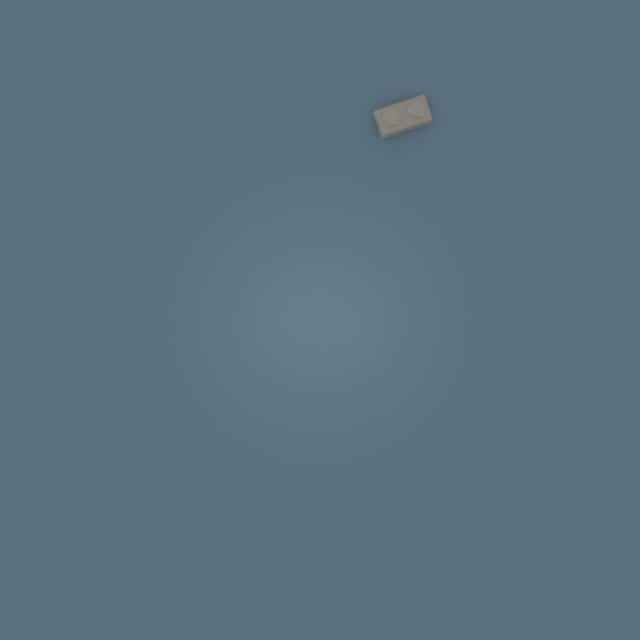
#> input picture 2camaras_random_pieza_unica/data/300/sample300_001_3023_13_p1_cenital.png, 640 x 640 px
$ python -i generate_segmentation_report.py   (imports and definitions only)
#> lines starting #> are read from the running program, lines starting #| are printed output that depends on the picture
#> further down, picture is the input picture: shape (640, 640, 3); mean B, G, R 127.2, 114.6, 91.8
# -*- coding: utf-8 -*-
"""generate_segmentation_report.py
====================================
Genera un report HTML de diagnóstico de segmentación para piezas específicas.
Muestra: bounding box original, máscara segmentada, y superficie interior en píxeles.

Uso:
    ../.venv/bin/python scripts/generate_segmentation_report.py
"""
import os, sys, json, base64
import numpy as np
import cv2
from PIL import Image
from io import BytesIO
from datetime import datetime

project_root = os.path.dirname(os.path.dirname(os.path.abspath(__file__)))
legovic_root = os.path.dirname(project_root)
sys.path.insert(0, legovic_root)
sys.path.insert(0, project_root)

from ultralytics import YOLO


# ── Utilidades ──
# [14 lines left out: functions img_to_base64, np_to_base64, not called in this run]


# ── Estrategias de Segmentación ──

def segment_color_distance(img_rgb: np.ndarray) -> np.ndarray:
    """Estrategia 1: Distancia euclidiana al color del fondo azul petróleo."""
    bg_color = np.array([37.0, 65.0, 84.0], dtype=np.float32)
    dist = np.linalg.norm(img_rgb.astype(np.float32) - bg_color, axis=2)
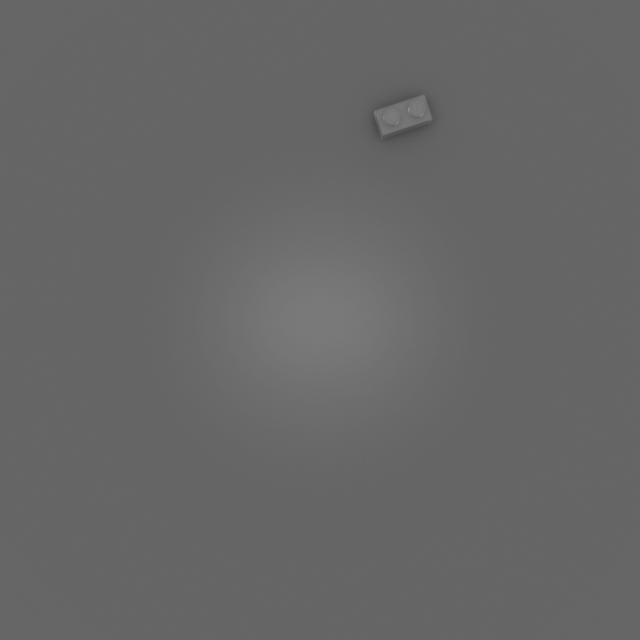
#> dist: shape (640, 640) float32; min 74.75, max 143.7, mean 103.3
    mask = (dist > 18.0).astype(np.uint8) * 255
#> mask: shape (640, 640); every value is 255
#> in segment_combined, `m1 = (segment_color_distance(img_rgb) > 0).astype(np.uint8)`: m1: shape (640, 640); every value is 1
    kernel = cv2.getStructuringElement(cv2.MORPH_ELLIPSE, (3, 3))
    mask = cv2.morphologyEx(mask, cv2.MORPH_CLOSE, kernel, iterations=2)
    mask = cv2.morphologyEx(mask, cv2.MORPH_OPEN, kernel, iterations=1)
    return mask


def segment_hsv_background(img_rgb: np.ndarray) -> np.ndarray:
    """Estrategia 2: Exclusión del fondo por rango HSV (el fondo tiene Hue cromático ~100-110)."""
    img_hsv = cv2.cvtColor(img_rgb, cv2.COLOR_RGB2HSV)
#> img_hsv: shape (640, 640, 3); mean H, S, V 19.5, 71, 127.3
    # Fondo azul petróleo: H~95-115, S~80-200, V~30-120
    lower_bg = np.array([90, 40, 20], dtype=np.uint8)
    upper_bg = np.array([120, 220, 140], dtype=np.uint8)
    mask_bg = cv2.inRange(img_hsv, lower_bg, upper_bg)
#> mask_bg: shape (640, 640); every value is 0
    # La pieza es todo lo que NO es fondo
    mask_piece = cv2.bitwise_not(mask_bg)
    kernel = cv2.getStructuringElement(cv2.MORPH_ELLIPSE, (3, 3))
    mask_piece = cv2.morphologyEx(mask_piece, cv2.MORPH_CLOSE, kernel, iterations=2)
    mask_piece = cv2.morphologyEx(mask_piece, cv2.MORPH_OPEN, kernel, iterations=1)
    return mask_piece


def segment_canny_floodfill(img_rgb: np.ndarray) -> np.ndarray:
    """Estrategia 3: Canny edges + flood-fill desde esquinas (fondo) para detectar contorno cerrado."""
    gray = cv2.cvtColor(img_rgb, cv2.COLOR_RGB2GRAY)
    # Blur para reducir ruido
    blurred = cv2.GaussianBlur(gray, (5, 5), 1.0)
    # Canny con umbrales adaptativos
    median_val = np.median(blurred)
#> median_val = 115
    low_thresh = int(max(0, 0.5 * median_val))
#> low_thresh = 57
    high_thresh = int(min(255, 1.5 * median_val))
#> high_thresh = 172
    edges = cv2.Canny(blurred, low_thresh, high_thresh)
    # Dilatar bordes para cerrar gaps
    kernel = cv2.getStructuringElement(cv2.MORPH_RECT, (3, 3))
    edges_closed = cv2.dilate(edges, kernel, iterations=2)
    # Flood-fill desde las 4 esquinas (que son fondo)
    h, w = edges_closed.shape
#> h = 640; w = 640
    mask_ff = np.zeros((h + 2, w + 2), dtype=np.uint8)
    flood_img = edges_closed.copy()
    # Fill desde esquinas
    corners = [(0, 0), (w-1, 0), (0, h-1), (w-1, h-1)]
#> corners = [(0, 0), (639, 0), (0, 639), (639, 639)]
    for cx, cy in corners:
        if flood_img[cy, cx] == 0:
            cv2.floodFill(flood_img, mask_ff, (cx, cy), 128)
#> flood_img: shape (640, 640); every value is 128
    # Todo lo que NO fue llenado (ni es borde) es interior (pieza)
    mask_piece = ((flood_img != 128) & (flood_img != 255)).astype(np.uint8) * 255
    # Morphología para limpiar
    kernel2 = cv2.getStructuringElement(cv2.MORPH_ELLIPSE, (3, 3))
#> kernel2 = [[0, 1, 0], [1, 1, 1], [0, 1, 0]]
    mask_piece = cv2.morphologyEx(mask_piece, cv2.MORPH_CLOSE, kernel2, iterations=2)
    mask_piece = cv2.morphologyEx(mask_piece, cv2.MORPH_OPEN, kernel2, iterations=1)
    return mask_piece


def segment_combined(img_rgb: np.ndarray) -> np.ndarray:
    """Estrategia 4: Fusión por votación mayoritaria de las 3 estrategias."""
    m1 = (segment_color_distance(img_rgb) > 0).astype(np.uint8)
    m2 = (segment_hsv_background(img_rgb) > 0).astype(np.uint8)
    m3 = (segment_canny_floodfill(img_rgb) > 0).astype(np.uint8)
    # Votación: si 2 de 3 dicen "pieza" → es pieza
    combined = (m1 + m2 + m3) >= 2
    mask = combined.astype(np.uint8) * 255
    kernel = cv2.getStructuringElement(cv2.MORPH_ELLIPSE, (5, 5))
#> kernel = [[0, 0, 1, 0, 0], [1, 1, 1, 1, 1], [1, 1, 1, 1, 1], [1, 1, 1, 1, 1], [0, 0, 1, 0, 0]]
    mask = cv2.morphologyEx(mask, cv2.MORPH_CLOSE, kernel, iterations=1)
    return mask


# [269 lines left out: functions get_largest_component, apply_mask_overlay, yolo_detect_bbox, generate_html_report, main, not called in this run]


# [2 lines not run here, left out]

>>> import cv2
>>> picture = cv2.imread('../../2camaras_random_pieza_unica/data/300/sample300_001_3023_13_p1_cenital.png')
>>> result = segment_combined(picture)
